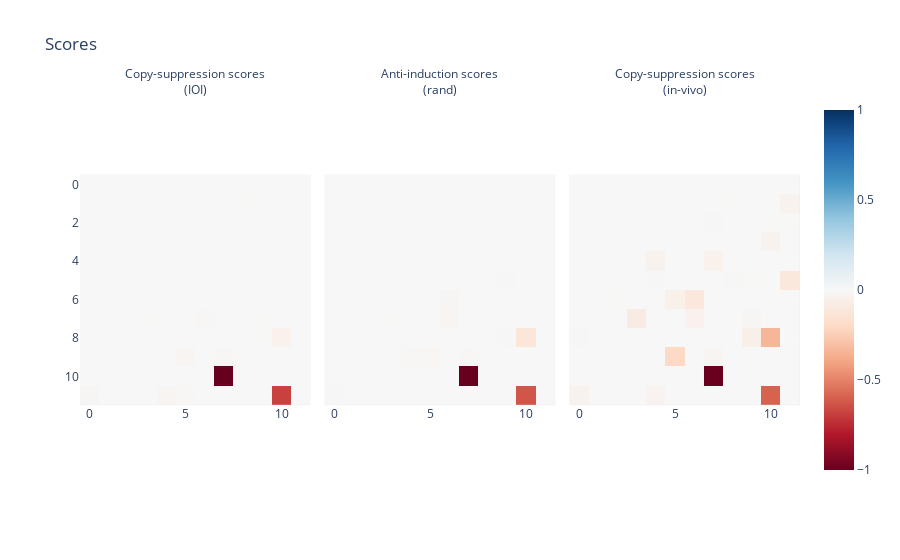

Notebook code for this chart:
### Code cell
print("Getting CS scores...", end="\r")
t0 = time.time()
cs_ioi_scores = get_copy_suppression_scores_ioi(gpt2, N=100)
print(f"Got CS scores in {time.time()-t0:.2f}s")

print("Getting AI scores...", end="\r")
t0 = time.time()
ai_rand_scores = get_anti_induction_scores(gpt2, N=100)
print(f"Got AI scores in {time.time()-t0:.2f}s")

print("Getting in-vivo scores...", end="\r")
t0 = time.time()
in_vivo_scores = get_in_vivo_copy_suppression_scores_2(gpt2, DATA_STR=DATA_STR)
print(f"Got in-vivo scores in {time.time()-t0:.2f}s")

all_results = t.stack([cs_ioi_scores, ai_rand_scores, in_vivo_scores])
neg_results = all_results * (all_results < 0)
neg_results_01 = neg_results / einops.reduce(-neg_results, "stack layer head -> stack 1 1", "max")

imshow(
    neg_results_01,
    title = "Scores",
    facet_col = 0,
    facet_labels = ["Copy-suppression scores<br>(IOI)", "Anti-induction scores<br>(rand)", "Copy-suppression scores<br>(in-vivo)"],
)

### Figure 1 — Plotly figure (JSON) as saved in the notebook; plotly's stock layout.template omitted (floating-point values rounded to 4 significant figures; data arrays with more than 128 entries replaced by an {"elided": "..."} marker saying what was removed)
{"data": [{"coloraxis": "coloraxis", "hovertemplate": "x: %{x}<br>y: %{y}<br>color: %{z}<extra></extra>", "name": "0", "type": "heatmap", "xaxis": "x", "yaxis": "y", "z": {"elided": "12x12 float values"}}, {"coloraxis": "coloraxis", "hovertemplate": "x: %{x}<br>y: %{y}<br>color: %{z}<extra></extra>", "name": "1", "type": "heatmap", "xaxis": "x2", "yaxis": "y2", "z": {"elided": "12x12 float values"}}, {"coloraxis": "coloraxis", "hovertemplate": "x: %{x}<br>y: %{y}<br>color: %{z}<extra></extra>", "name": "2", "type": "heatmap", "xaxis": "x3", "yaxis": "y3", "z": {"elided": "12x12 float values"}}], "layout": {"annotations": [{"font": {}, "showarrow": false, "text": "Copy-suppression scores<br>(IOI)", "x": 0.16, "xanchor": "center", "xref": "paper", "y": 1, "yanchor": "bottom", "yref": "paper"}, {"font": {}, "showarrow": false, "text": "Anti-induction scores<br>(rand)", "x": 0.5, "xanchor": "center", "xref": "paper", "y": 1, "yanchor": "bottom", "yref": "paper"}, {"font": {}, "showarrow": false, "text": "Copy-suppression scores<br>(in-vivo)", "x": 0.84, "xanchor": "center", "xref": "paper", "y": 1, "yanchor": "bottom", "yref": "paper"}], "autosize": false, "coloraxis": {"cmid": 0, "colorscale": [[0, "rgb(103,0,31)"], [0.1, "rgb(178,24,43)"], [0.2, "rgb(214,96,77)"], [0.3, "rgb(244,165,130)"], [0.4, "rgb(253,219,199)"], [0.5, "rgb(247,247,247)"], [0.6, "rgb(209,229,240)"], [0.7, "rgb(146,197,222)"], [0.8, "rgb(67,147,195)"], [0.9, "rgb(33,102,172)"], [1, "rgb(5,48,97)"]]}, "modebar": {"add": ["drawline", "drawopenpath", "drawclosedpath", "drawcircle", "drawrect", "eraseshape"]}, "title": {"text": "Scores"}, "xaxis": {"anchor": "y", "constrain": "domain", "domain": [0, 0.32], "scaleanchor": "y"}, "xaxis2": {"anchor": "y2", "domain": [0.34, 0.66], "matches": "x"}, "xaxis3": {"anchor": "y3", "domain": [0.68, 1.0], "matches": "x"}, "yaxis": {"anchor": "x", "autorange": "reversed", "constrain": "domain", "domain": [0, 1]}, "yaxis2": {"anchor": "x2", "domain": [0, 1], "matches": "y", "showticklabels": false}, "yaxis3": {"anchor": "x3", "domain": [0, 1], "matches": "y", "showticklabels": false}}}
